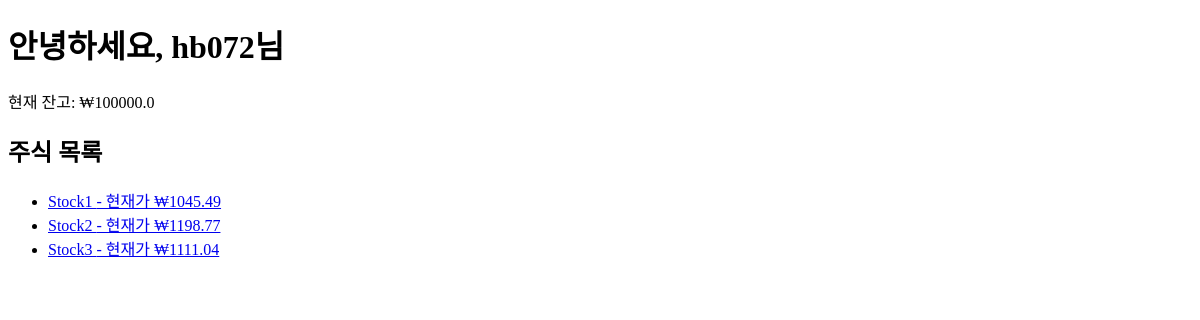
Before: / (signed in) with the older database file.
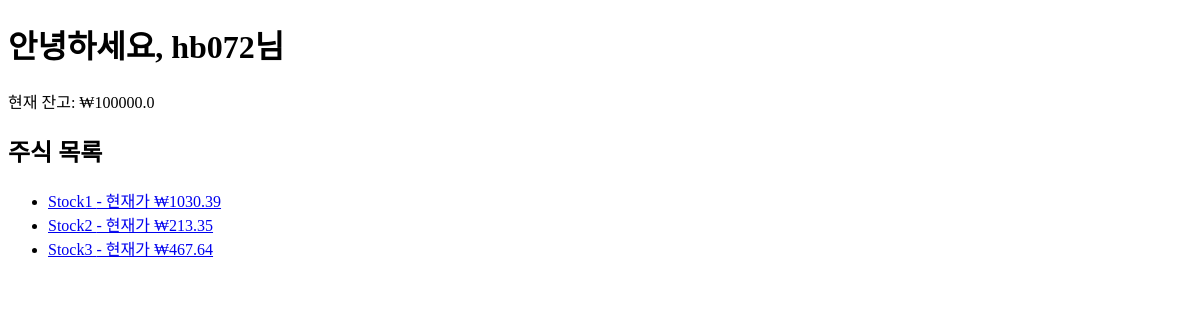
After: the same page with the newer database file.
### simulator/models.py (models this page shows, shortened)
class Stock(models.Model):
    name = models.CharField(max_length=100)
    price = models.FloatField()

### simulator/views.py (the view)
# urls.py: path('', views.main, name='main'),
@login_required
def main(request):
    stocks = Stock.objects.all()
    account,created = Account.objects.get_or_create(user=request.user)
    return render(request, 'simulator/main.html', {
        'stocks': stocks,
        'balance': account.balance,
    })

### simulator/templates/simulator/main.html (shortened to what this page needs)
<!DOCTYPE html>
<html>
<head>
</head>
<body>
    <h1>안녕하세요, {{ user.username }}님</h1>
    <p>현재 잔고: ₩{{ balance }}</p>
    <h2>주식 목록</h2>
    <ul>
        {% for stock in stocks %}
        <li>
            <a href="{% url 'stock_main' stock.id %}">
                {{ stock.name }} - 현재가 ₩{{ stock.price }}
            </a>
        </li>
        {% empty %}
        <li>등록된 주식이 없습니다.</li>
        {% endfor %}
    </ul>
</body>
</html>

Changed rows visible on the page:
changed Stock "Stock1": price "1045.49" → "1030.39"
changed Stock "Stock2": price "1198.77" → "213.35"
changed Stock "Stock3": price "1111.04" → "467.64"
